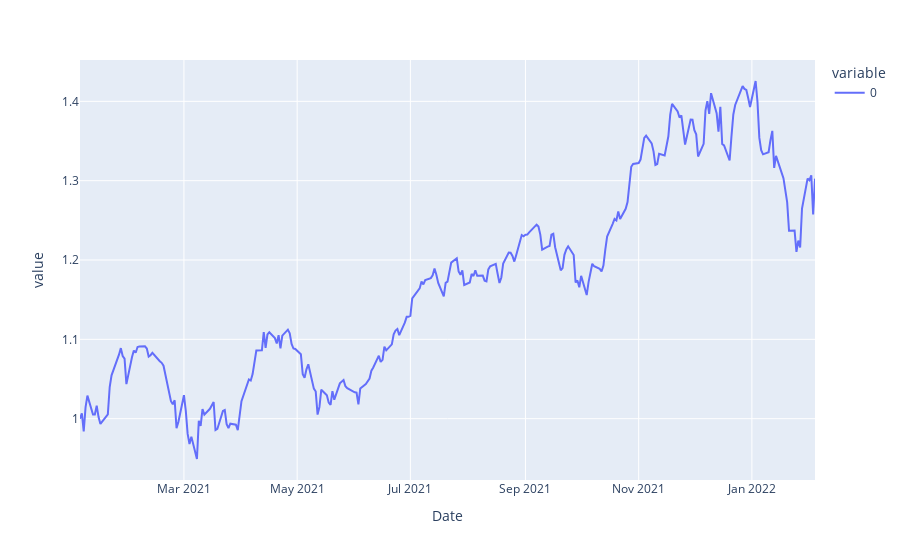

Here is the notebook cell this chart was saved with:
### Code cell
px.line(cumulative)

### Figure 1 — Plotly figure (JSON) as saved in the notebook; plotly's stock layout.template omitted (floating-point values rounded to 4 significant figures; data arrays with more than 128 entries replaced by an {"elided": "..."} marker saying what was removed)
{"data": [{"hovertemplate": "variable=0<br>Date=%{x}<br>value=%{y}<extra></extra>", "legendgroup": "0", "line": {"color": "#636efa", "dash": "solid"}, "marker": {"symbol": "circle"}, "mode": "lines", "name": "0", "orientation": "v", "showlegend": true, "type": "scatter", "x": {"elided": "276 str values"}, "xaxis": "x", "y": {"elided": "276 float values"}, "yaxis": "y"}], "layout": {"legend": {"title": {"text": "variable"}, "tracegroupgap": 0}, "margin": {"t": 60}, "xaxis": {"anchor": "y", "domain": [0, 1], "title": {"text": "Date"}}, "yaxis": {"anchor": "x", "domain": [0, 1], "title": {"text": "value"}}}}
